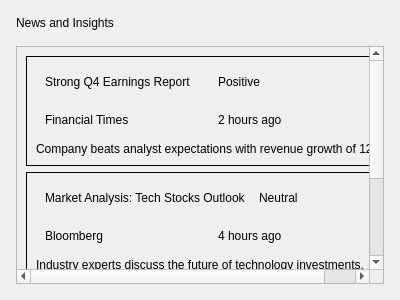
<?xml version="1.0" encoding="UTF-8"?>
<ui version="4.0">
 <class>NewsPanel</class>
 <widget class="QWidget" name="NewsPanel">
  <property name="geometry">
   <rect>
    <x>0</x>
    <y>0</y>
    <width>400</width>
    <height>300</height>
   </rect>
  </property>
  <property name="windowTitle">
   <string>News Panel</string>
  </property>
  
  <layout class="QVBoxLayout" name="mainLayout">
   <property name="spacing">
    <number>16</number>
   </property>
   <property name="leftMargin">
    <number>16</number>
   </property>
   <property name="topMargin">
    <number>16</number>
   </property>
   <property name="rightMargin">
    <number>16</number>
   </property>
   <property name="bottomMargin">
    <number>16</number>
   </property>
   
   <item>
    <widget class="QLabel" name="newsPanelTitle">
     <property name="text">
      <string>News and Insights</string>
     </property>
    </widget>
   </item>
   
   <item>
    <widget class="QScrollArea" name="newsScrollArea">
     <property name="widgetResizable">
      <bool>true</bool>
     </property>
     <widget class="QWidget" name="scrollAreaWidgetContents">
      <property name="geometry">
       <rect>
        <x>0</x>
        <y>0</y>
        <width>368</width>
        <height>251</height>
       </rect>
      </property>
      <layout class="QVBoxLayout" name="newsLayout">
       <item>
        <widget class="QFrame" name="newsItem1">
         <property name="frameShape">
          <enum>QFrame::Box</enum>
         </property>
         <layout class="QVBoxLayout" name="newsItem1Layout">
          <item>
           <widget class="QWidget" name="newsItem1Header">
            <layout class="QHBoxLayout" name="newsItem1HeaderLayout">
             <item>
              <widget class="QLabel" name="newsTitle1">
               <property name="text">
                <string>Strong Q4 Earnings Report</string>
               </property>
              </widget>
             </item>
             <item>
              <spacer name="newsItem1HeaderSpacer">
               <property name="orientation">
                <enum>Qt::Horizontal</enum>
               </property>
              </spacer>
             </item>
             <item>
              <widget class="QLabel" name="newsSentiment1">
               <property name="text">
                <string>Positive</string>
               </property>
              </widget>
             </item>
            </layout>
           </widget>
          </item>
          <item>
           <widget class="QWidget" name="newsItem1Meta">
            <layout class="QHBoxLayout" name="newsItem1MetaLayout">
             <item>
              <widget class="QLabel" name="newsSource1">
               <property name="text">
                <string>Financial Times</string>
               </property>
              </widget>
             </item>
             <item>
              <spacer name="newsItem1MetaSpacer">
               <property name="orientation">
                <enum>Qt::Horizontal</enum>
               </property>
              </spacer>
             </item>
             <item>
              <widget class="QLabel" name="newsTime1">
               <property name="text">
                <string>2 hours ago</string>
               </property>
              </widget>
             </item>
            </layout>
           </widget>
          </item>
          <item>
           <widget class="QLabel" name="newsSummary1">
            <property name="text">
             <string>Company beats analyst expectations with revenue growth of 12%.</string>
            </property>
           </widget>
          </item>
         </layout>
        </widget>
       </item>
       
       <item>
        <widget class="QFrame" name="newsItem2">
         <property name="frameShape">
          <enum>QFrame::Box</enum>
         </property>
         <layout class="QVBoxLayout" name="newsItem2Layout">
          <item>
           <widget class="QWidget" name="newsItem2Header">
            <layout class="QHBoxLayout" name="newsItem2HeaderLayout">
             <item>
              <widget class="QLabel" name="newsTitle2">
               <property name="text">
                <string>Market Analysis: Tech Stocks Outlook</string>
               </property>
              </widget>
             </item>
             <item>
              <spacer name="newsItem2HeaderSpacer">
               <property name="orientation">
                <enum>Qt::Horizontal</enum>
               </property>
              </spacer>
             </item>
             <item>
              <widget class="QLabel" name="newsSentiment2">
               <property name="text">
                <string>Neutral</string>
               </property>
              </widget>
             </item>
            </layout>
           </widget>
          </item>
          <item>
           <widget class="QWidget" name="newsItem2Meta">
            <layout class="QHBoxLayout" name="newsItem2MetaLayout">
             <item>
              <widget class="QLabel" name="newsSource2">
               <property name="text">
                <string>Bloomberg</string>
               </property>
              </widget>
             </item>
             <item>
              <spacer name="newsItem2MetaSpacer">
               <property name="orientation">
                <enum>Qt::Horizontal</enum>
               </property>
              </spacer>
             </item>
             <item>
              <widget class="QLabel" name="newsTime2">
               <property name="text">
                <string>4 hours ago</string>
               </property>
              </widget>
             </item>
            </layout>
           </widget>
          </item>
          <item>
           <widget class="QLabel" name="newsSummary2">
            <property name="text">
             <string>Industry experts discuss the future of technology investments.</string>
            </property>
           </widget>
          </item>
         </layout>
        </widget>
       </item>
       
       <item>
        <widget class="QFrame" name="newsItem3">
         <property name="frameShape">
          <enum>QFrame::Box</enum>
         </property>
         <layout class="QVBoxLayout" name="newsItem3Layout">
          <item>
           <widget class="QWidget" name="newsItem3Header">
            <layout class="QHBoxLayout" name="newsItem3HeaderLayout">
             <item>
              <widget class="QLabel" name="newsTitle3">
               <property name="text">
                <string>Regulatory Concerns Impact Stock Price</string>
               </property>
              </widget>
             </item>
             <item>
              <spacer name="newsItem3HeaderSpacer">
               <property name="orientation">
                <enum>Qt::Horizontal</enum>
               </property>
              </spacer>
             </item>
             <item>
              <widget class="QLabel" name="newsSentiment3">
               <property name="text">
                <string>Negative</string>
               </property>
              </widget>
             </item>
            </layout>
           </widget>
          </item>
          <item>
           <widget class="QWidget" name="newsItem3Meta">
            <layout class="QHBoxLayout" name="newsItem3MetaLayout">
             <item>
              <widget class="QLabel" name="newsSource3">
               <property name="text">
                <string>Reuters</string>
               </property>
              </widget>
             </item>
             <item>
              <spacer name="newsItem3MetaSpacer">
               <property name="orientation">
                <enum>Qt::Horizontal</enum>
               </property>
              </spacer>
             </item>
             <item>
              <widget class="QLabel" name="newsTime3">
               <property name="text">
                <string>1 day ago</string>
               </property>
              </widget>
             </item>
            </layout>
           </widget>
          </item>
          <item>
           <widget class="QLabel" name="newsSummary3">
            <property name="text">
             <string>New regulations may affect company operations in key markets.</string>
            </property>
           </widget>
          </item>
         </layout>
        </widget>
       </item>
       
       <item>
        <spacer name="newsSpacer">
         <property name="orientation">
          <enum>Qt::Vertical</enum>
         </property>
        </spacer>
       </item>
      </layout>
     </widget>
    </widget>
   </item>
  </layout>
 </widget>
</ui>
